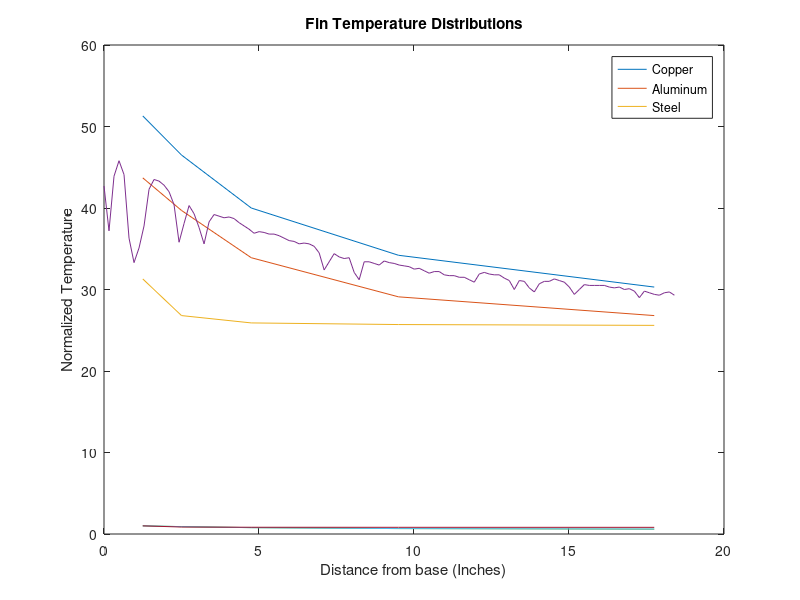

This chart was generated by the following MATLAB code:
%%
clear;

temp=[30,45,60,75];
resist=[1116,1176,1234,1294];

plot(temp,resist);
title('Electrical Resistance vs. Temperature');
xlabel('Temperature (celsius)');
ylabel('Resistance (ohms)');

%%

clear;

dist=[1.25,2.5,4.75,9.5,17.75];
copper=[51.3,46.5,40.0,34.2,30.3];
alum=[43.7,39.7,33.9,29.1,26.8];
steel=[31.3,26.8,25.9,25.7,25.6];

copperPIC=[42.7,37.2,43.9,45.8,44.1,36.3,33.3,35.1,37.8,42.3,43.5,43.3,42.8,42.0,40.4,35.8,38.1,40.3,39.3,37.6,35.6,38.3,39.2,39.0,38.8,38.9,38.7,38.2,37.8,37.4,36.9,37.1,37.0,36.8,36.8,36.6,36.3,36.0,35.9,35.6,35.7,35.6,35.3,34.5,32.4,33.4,34.4,34.0,33.8,33.9,32.1,31.2,33.4,33.4,33.2,33.0,33.5,33.3,33.2,33.0,32.9,32.8,32.5,32.6,32.3,32.0,32.2,32.2,31.8,31.7,31.7,31.5,31.5,31.2,30.9,31.9,32.1,31.9,31.8,31.8,31.4,31.1,30.0,31.1,31.0,30.2,29.7,30.7,31.0,31.0,31.3,31.1,30.9,30.3,29.4,30.0,30.6,30.5,30.5,30.5,30.5,30.3,30.2,30.3,30.0,30.1,29.8,29.0,29.8,29.6,29.4,29.3,29.6,29.7,29.3];
dist2=0:0.1614:18.5;
length(copperPIC)
length(dist2)
plot(dist,copper);
hold all
plot(dist,alum);
plot(dist,steel);
plot(dist2,copperPIC);
title('Normalized Fin Temperature Distributions');
xlabel('Distance from base (Inches)');
ylabel('Temperature (Celsius)');
legend('Copper','Aluminum','Steel','Copper Thermal Image');

%%
clear;
dist=[1.25,2.5,4.75,9.5,17.75];
copper=[51.3,46.5,40.0,34.2,30.3];
alum=[43.7,39.7,33.9,29.1,26.8];
steel=[31.3,26.8,25.9,25.7,25.6];

plot(dist,copper/51.3);
hold all
plot(dist,alum/43.7);
plot(dist,steel/31.3);
title('Fin Temperature Distributions');
xlabel('Distance from base (Inches)');
ylabel('Normalized Temperature');
legend('Copper','Aluminum','Steel');